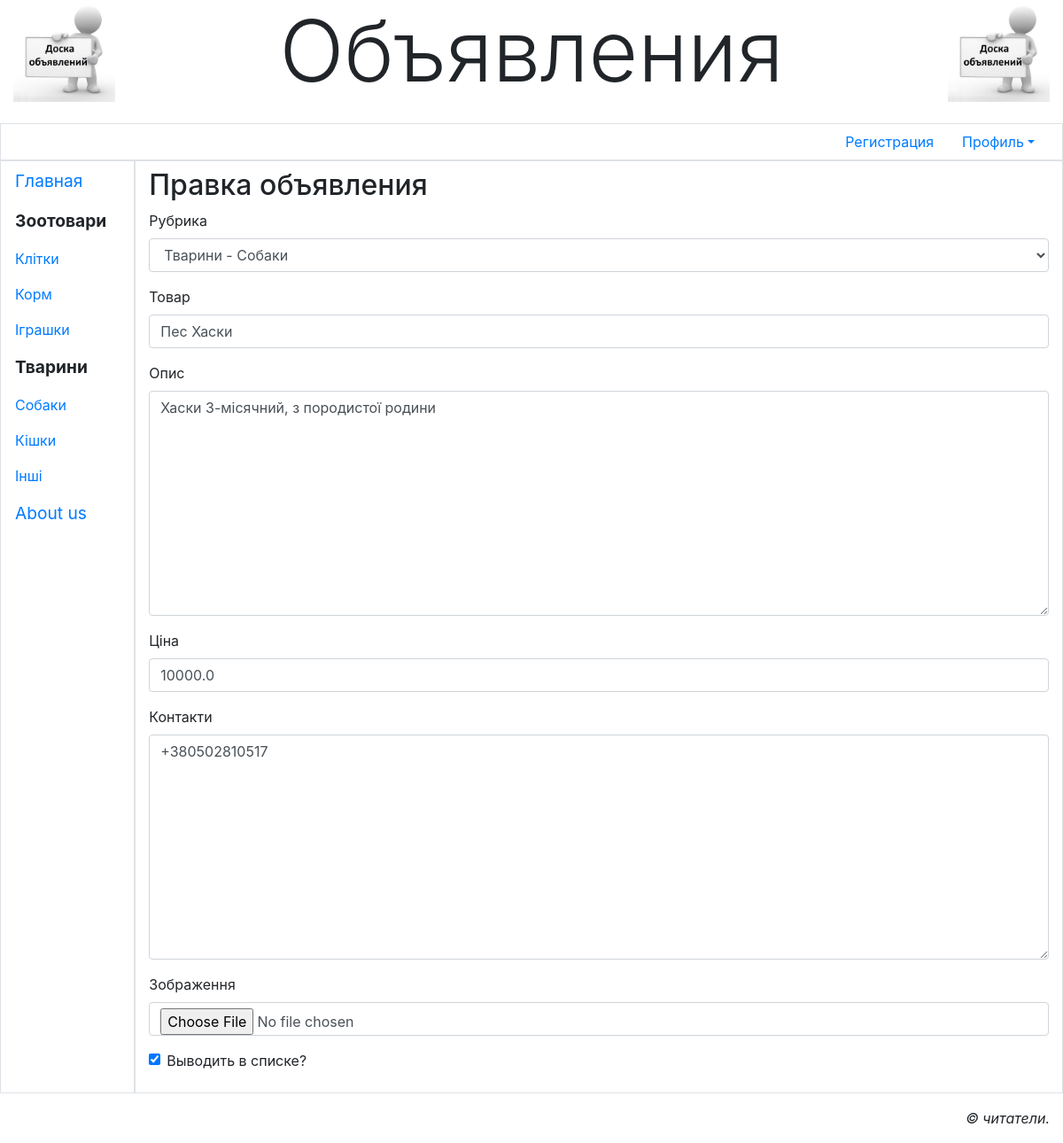
The page /accounts/profile/change/2/ (signed in) on the database its author committed.
### main/models.py (models this page shows, shortened)
class Heading(models.Model):
    name = models.CharField(max_length=30,db_index=True,unique=True,verbose_name='Name')
    order = models.SmallIntegerField(default=0,db_index=True,verbose_name='Order')
    super_heading = models.ForeignKey('SuperHeading',on_delete=models.PROTECT,null=True,blank=True,verbose_name='Main Heading')

class Ad(models.Model):
    heading = models.ForeignKey(SubHeading, on_delete=models.PROTECT,
                               verbose_name='Рубрика')
    title = models.CharField(max_length=40, verbose_name='Товар')
    content = models.TextField(verbose_name='Опис')
    price = models.FloatField(default=0, verbose_name='Ціна')
    contacts = models.TextField(verbose_name='Контакти')
    image = models.ImageField(blank=True, upload_to=get_time_marker,
                              verbose_name='Зображення')
    author = models.ForeignKey(CmnUser, on_delete=models.CASCADE,
                               verbose_name='Автор об`яви')
    is_active = models.BooleanField(default=True, db_index=True,
                                    verbose_name='Выводить в списке?')
    created_at = models.DateTimeField(auto_now_add=True, db_index=True,
                                      verbose_name='Опубликовано')
    class Meta:
        verbose_name_plural = 'Advertisments'
        verbose_name = 'Advertisment'
        ordering = ['-created_at']

### main/views.py (the view)
# urls.py: path('accounts/profile/change/<int:pk>/', profile_ad_change, name='profile_ad_change'),
@login_required
def profile_ad_change(request,pk):
    ad = get_object_or_404(Ad,pk=pk)
    if request.method == 'POST':
        form = AdForm(request.POST,request.FILES,instance=ad)
        formset ={}
        if form.is_valid():
            ad = form.save()
            formset = AIFormSet(request.POST,request.FILES,intance=ad)
            if formset.is_valid():
                formset.save()
                messages.add_message(request,messages.SUCCESS,'Ad was changed')
                return redirect('main:profile')
    else:
        form = AdForm(instance=ad)
        formset = AIFormSet(instance=ad)
    context = {'form':form,'formset':formset}
    return render(request,'main/profile_ad_change.html',context)

### main/forms.py
class AdForm(forms.ModelForm):
    class Meta:
        model=Ad
        fields='__all__'
        widgets = {'author': forms.HiddenInput}

### main/models.py (called while the page is built)
    def get_queryset(self):
        return super().get_queryset().filter(super_heading__isnull=False)

    def __str__(self):
        return '%s - %s' % (self.super_heading.name,self.name)

### main/templates/main/profile_ad_change.html (shortened to what this page needs)
{% extends "layout/basic.html" %}
{% load bootstrap4 %}
{% block content %}
<h2>Правка объявления</h2>
<form method="post" enctype="multipart/form-data">
    {% bootstrap_form form layout='horizontal' %}
</form>
{% endblock %}

### main/templates/layout/basic.html (shortened to what this page needs)
{% load bootstrap4 %}
{% load static %}
<!DOCTYPE html>
<html lang="en">
    <head>
        {% bootstrap_css %}
        <link rel="stylesheet" type="text/css"
        href="{% static 'main/style.css' %}">
    </head>
    <body class="container-fluid">
        <header class="mb-4">
            <h1 class="display-1 text-center">Объявления</h1>
        </header>
        <div class="row">
            <ul class="col nav justify-content-end border">
                <li class="nav-item"><a class="nav-link"
                href="{% url 'main:register' %}">Регистрация</a></li>
                {% if user.is_authenticated %}
                <li class="nav-item dropdown">
                    <a class="nav-link dropdown-toggle" data-toggle="dropdown"
                    href="#" role="button" aria-haspopup="true"
                    aria-expanded="false">Профиль</a>
                </li>
                {% else %}
                <li class="nav-item"><a class="nav-link" href="{% url 'main:login' %}">Вход</a></li>
                {% endif %}
            </ul>
        </div>
        <div class="row">
            <nav class="col-md-auto nav flex-column border">
                <a class="nav-link root"
                href="{% url 'main:index' %}">Главная</a>
                {% for heading in headings %}
                {% ifchanged heading.super_heading.pk %}
                <span class="nav-link root font-weight-bold">
                    {{ heading.super_heading.name }}
                </span>
                {% endifchanged %}
                    <a class="nav-link" href="{% url 'main:by_heading' pk=heading.pk %}">{{ heading.name }}</a>
                {% endfor %}
                <a class="nav-link root" href="{% url 'main:other' page='about' %}">About us</a>
            </nav>
            <section class="col border py-2">
                {% block content %}
                {% endblock %}
            </section>
        </div>
        <footer class="mt-3">
            <p class="text-right font-italic">&copy; читатели.</p>
        </footer>
    </body>
</html>

### main/static/main/style.css (style rules this page uses)
header h1 { background: url("bg.jpg") left / auto 100% no-repeat, url( "bg.jpg") right / auto 100% no-repeat; }
.root { font-size : larger; }

### rows shown on the page
Heading: super_heading.name "Зоотовари", name "Клітки"
Heading: name "Корм"
Heading: name "Іграшки"
Heading: super_heading.name "Тварини", name "Собаки"
Heading: name "Кішки"
Heading: name "Інші"
Ad: heading "Тварини - Собаки", title "Пес Хаски", content "Хаски 3-місячний, з породистої родини", price "10000.0", contacts "+380502810517", is_active "☑"
